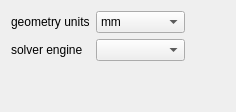
             <widget class="QWidget" name="simulationParamsTab_tabWidget_emergeTab">
              <attribute name="title">
               <string>EMerge</string>
              </attribute>
              <layout class="QGridLayout" name="gridLayout_8">
               <item row="0" column="1">
                <widget class="QComboBox" name="simParamsDeltaUnitList_emerge">
                 <property name="currentIndex">
                  <number>2</number>
                 </property>
                 <item>
                  <property name="text">
                   <string>m</string>
                  </property>
                 </item>
                 <item>
                  <property name="text">
                   <string>cm</string>
                  </property>
                 </item>
                 <item>
                  <property name="text">
                   <string>mm</string>
                  </property>
                 </item>
                 <item>
                  <property name="text">
                   <string>µm</string>
                  </property>
                 </item>
                 <item>
                  <property name="text">
                   <string>nm</string>
                  </property>
                 </item>
                </widget>
               </item>
               <item row="0" column="0">
                <widget class="QLabel" name="label_114">
                 <property name="text">
                  <string>geometry units</string>
                 </property>
                </widget>
               </item>
               <item row="0" column="2">
                <spacer name="horizontalSpacer_46">
                 <property name="orientation">
                  <enum>Qt::Orientation::Horizontal</enum>
                 </property>
                 <property name="sizeHint" stdset="0">
                  <size>
                   <width>40</width>
                   <height>20</height>
                  </size>
                 </property>
                </spacer>
               </item>
               <item row="2" column="0">
                <spacer name="verticalSpacer_30">
                 <property name="orientation">
                  <enum>Qt::Orientation::Vertical</enum>
                 </property>
                 <property name="sizeHint" stdset="0">
                  <size>
                   <width>20</width>
                   <height>40</height>
                  </size>
                 </property>
                </spacer>
               </item>
               <item row="1" column="0">
                <widget class="QLabel" name="label_115">
                 <property name="text">
                  <string>solver engine</string>
                 </property>
                </widget>
               </item>
               <item row="1" column="1">
                <widget class="QComboBox" name="simParamsSolverEngine_emerge">
                 <property name="currentIndex">
                  <number>0</number>
                 </property>
                 <item>
                  <property name="text">
                   <string/>
                  </property>
                 </item>
                 <item>
                  <property name="text">
                   <string>PARDISO</string>
                  </property>
                 </item>
                 <item>
                  <property name="text">
                   <string>MUMPS</string>
                  </property>
                 </item>
                 <item>
                  <property name="text">
                   <string>CUDA</string>
                  </property>
                 </item>
                 <item>
                  <property name="text">
                   <string>SuperLU</string>
                  </property>
                 </item>
                 <item>
                  <property name="text">
                   <string>UMFPACK</string>
                  </property>
                 </item>
                </widget>
               </item>
              </layout>
             </widget>
